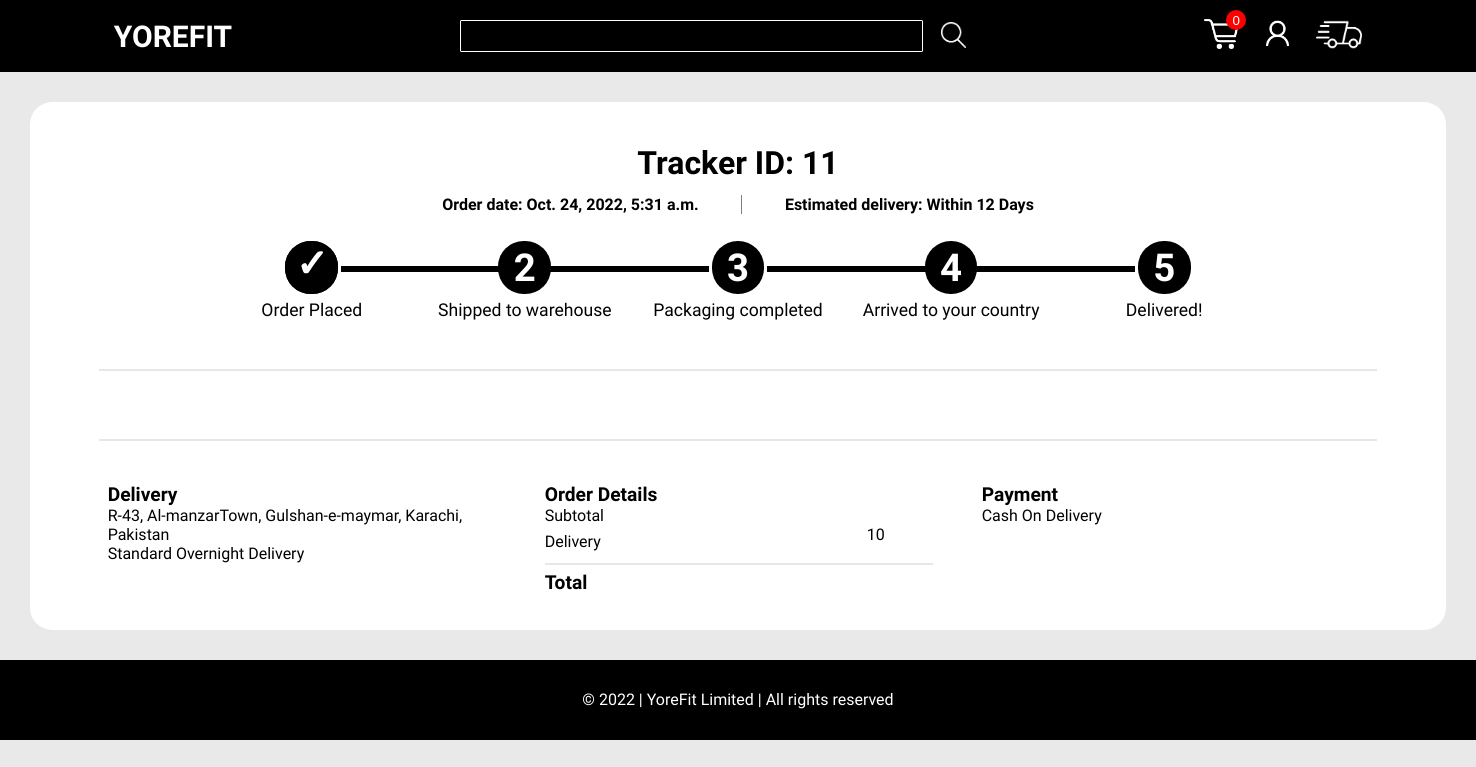
Page /tracker/ (signed in) on the committed database.
### Store/models.py (models this page shows, shortened)
class Order(models.Model):
    order_id = models.BigAutoField(primary_key=True)
    json_field = models.CharField(max_length=99999)
    f_name = models.CharField(max_length=50)
    l_name = models.CharField(max_length=50)
    address = models.TextField(max_length=50)
    city = models.CharField(max_length=50)
    country = models.CharField(max_length=50)
    zip = models.IntegerField()
    contact = models.IntegerField()
    email = models.EmailField(max_length=100)
    time = models.DateTimeField(auto_now_add=True)
    delivery = models.CharField(max_length=10)
    payment = models.CharField(max_length=10)
    user = models.ForeignKey(User, on_delete=models.CASCADE, null=True)

### Store/views.py (the view)
# urls.py: path('tracker/', views.tracker, name='StoreTracker'),
def tracker(request):
    if request.user.is_authenticated:
        orders_ids = Order.objects.filter(user=request.user).values('order_id')
        orders_ids = sorted(orders_ids, key=get_val, reverse=True)
        if len(orders_ids) != 0:
            orders = []
            for order_id in orders_ids:
                order = Order.objects.filter(order_id=order_id['order_id'])
                update_progress = OrderUpdate.objects.filter(order=order[0]).values('progress')
                update = sorted(update_progress, key=get_choices, reverse=True)
                orders.append([order, update])
            params = {'orders': orders}
            return render(request, 'tracker.html', params)
        else:
            params = {'error': 'Looks like you haven\'t placed any orders yet!'}
            return render(request, 'tracker.html', params)
    else:
        return redirect('StoreAccount')

### Store/templatetags/extras.py (called while the page is built)
@register.filter
def returnVal(dic, key):
    return dic[key]

@register.filter(name='zip')
def zip_lists(a, b):
  return zip(a, b)

### Store/views.py (called while the page is built)
def get_val(element):
    return element['order_id']

def get_choices(element):
    return element['progress']

### Store/templates/tracker.html (shortened to what this page needs)
{% extends 'basic.html' %}
{% load static %}
{% load extras %}
{% block link %}
<link rel="stylesheet" href="{% static 'css/main-tracker.css' %}">
{% endblock link %}
{% block main %}
{% if orders %}
    {% for order_s in orders %}
        {% for order, update in order_s.0|zip:order_s.1 %}
                <section class="order">
                    <div class="head">
                        <h5>Tracker ID: <span class="tracker-id">{{order.order_id}}</span></h5>
                        <span class="dates">
                            <p class="order-date">Order date: <span>{{order.time}}</span></p>
                            <p class="est-delivery">Estimated delivery: <span>Within 12 Days</span></p>
                        </span>
                        <div class="progress-bar">
                            <div class="first steps">
                                <p class="step-number step-1 {% if update|returnVal:"progress" >= 1 %}success{% endif %}"><span class="number">1</span></p>
                                <p class="step">Order Placed</p>
                            </div>
                            <div class="second steps">
                                <p class="step-number step-2 {% if update|returnVal:"progress" >= 2 %}success{% endif %}"><span class="number">2</span></p>
                                <p class="step">Shipped to warehouse</p>
                            </div>
                            <div class="third steps">
                                <p class="step-number step-3 {% if update|returnVal:"progress" >= 3 %}success{% endif %}"><span class="number">3</span></p>
                                <p class="step">Packaging completed</p>
                            </div>
                            <div class="fourth steps">
                                <p class="step-number step-4 {% if update|returnVal:"progress" >= 4 %}success{% endif %}"><span class="number">4</span></p>
                                <p class="step">Arrived to your country</p>
                            </div>
                            <div class="fifth steps">
                                <p class="step-number step-5 {% if update|returnVal:"progress" == 5 %}success{% endif %}"><span class="number">5</span></p>
                                <p class="step">Delivered!</p>
                            </div>
                        </div>
                    </div>
                    <hr>
                    <hr>
                    <div class="info">
                        <div class="delivery">
                            <h5 class="head">Delivery</h5>
                            <div class="details">
                                <p class="address">
                                    {{order.address}}, {{order.city}}, {{order.country}}
                                </p>
                                <p class="type">
                                    {% if order.delivery == 'ovn-std' %}Standard Overnight Delivery{% endif %}
                                </p>
                            </div>
                        </div>
                        <div class="order-details">
                            <h5 class="head">Order Details</h5>
                            <div class="details">
                                <p class="subtotal">Subtotal</p><p id="subtotal-amount-{{forloop.parentloop.counter}}" class="subtotal-amount"></p>
                                <p class="delivery">Delivery</p><p id="delivery-amount-{{forloop.parentloop.counter}}" class="delivery-amount">
                                    {% if order.delivery == 'ovn-std' %}10{% endif %}
                                </p>
                                <hr id="hr-1"><hr id="hr-2">
                                <p class="total">Total</p><p id="total-amount-{{forloop.parentloop.counter}}" class="total-amount"></p>
                            </div>
                        </div>
                        <div class="payment">
                            <h5 class="head">Payment</h5>
                            <div class="details">
                                <p class="method">
                                    {% if order.payment == 'cod' %}Cash On Delivery{% endif %}
                                </p>
                            </div>
                        </div>
                    </div>
                </section>
        {% endfor %}
    {% endfor %}
{% endif %}
{% endblock main %}

### Store/static/css/header.css (style rules this page uses)
:root { --bg-color-1--: #ffffff; --bg-color-2--: #000000; }
html { -ms-overflow-style: none; scrollbar-width: none; }
* { margin: 0; padding: 0; }
body { background-color: rgb(234, 233, 233); }

### Store/static/css/main-tracker.css (style rules this page uses)
:root { --bg-color-1--: #ffffff; --bg-color-2--: #000000; --bg-color-3--: #f0efef; }
.success::before { content: "\2713"; position: absolute; z-index: 2; background-color: var(--bg-color-2--); width: 3.3rem; height: 3.3rem; font-size: 2.4rem; border-radius: 1.6rem; }
main hr { width: 90%; margin: 6px 0; border: 0.001rem solid rgb(231, 231, 231); }
main .order { margin: 2%; width: 96%; background-color: var(--bg-color-1--); display: flex; justify-content: center; align-items: center; flex-direction: column; border-radius: 1.4rem; }
main .order > .head { margin: 3%; width: 94%; display: flex; justify-content: center; align-items: center; flex-direction: column; }
main .order .head h5 { font-size: 2rem; }
main .order .head .dates { width: 160%; font-size: 1rem; display: flex; justify-content: center; align-items: center; margin: 1%; }
main .order .head .dates .order-date { border-right: 1px solid gray; padding-right: 2%; font-weight: 600; }
main .order .head .dates .est-delivery { padding-left: 2%; font-weight: 600; }
main .order .head .progress-bar { margin-top: 1%; width: 80%; display: grid; grid-template-columns: repeat(5, 1fr); justify-content: center; }
main .order .head .progress-bar .second .step-number::after { position: absolute; content: ""; width: 23rem; height: 0.4rem; background-color: var(--bg-color-2--); top: 47%; }
main .order .head .progress-bar .fourth .step-number::after { position: absolute; content: ""; width: 23rem; height: 0.4rem; background-color: var(--bg-color-2--); top: 47%; }
main .order .head .progress-bar .steps { display: grid; justify-content: center; align-items: center; grid-template-columns: 1fr; }
main .order .head .progress-bar .steps .step-number { width: 3.3rem; height: 3.3rem; font-size: 2.4rem; border-radius: 1.6rem; font-weight: 600; background-color: var(--bg-color-2--); color: var(--bg-color-1--); display: flex; justify-content: center; align-items: center; text-align: center; position: relative; align-self: center; justify-self: center; }
main .order .head .progress-bar .steps .step-number .number { z-index: 1; }
main .order .head .progress-bar .steps .step { margin-top: 3%; text-align: center; font-size: 1.1rem; font-weight: 500; align-self: center; justify-self: center; }
main .info { display: grid; gap: 4%; grid-template-columns: 1fr 1fr 1fr; margin: 2%; }
main .info .delivery { display: flex; flex-direction: column; margin: 2% 0; }
main .info .delivery .head { font-size: 1.2rem; }
main .info .delivery .details { display: flex; flex-direction: column; font-weight: 500; }
main .info .order-details { display: flex; flex-direction: column; margin: 2% 0; }
main .info .order-details .head { font-size: 1.2rem; }
main .info .order-details .details { display: grid; grid-template-columns: 5fr 1fr; font-weight: 500; }
main .info .order-details .details hr { width: 100%; }
main .info .order-details .details .total { font-size: 1.2rem; font-weight: 600; }
main .info .order-details .details .total-amount { font-weight: 700; }
main .info .payment { display: flex; flex-direction: column; margin: 2% 0; }
main .info .payment .head { font-size: 1.2rem; }
main .info .details { font-weight: 500; }

### rows in the picture
Order: order_id "11", time "Oct. 24, 2022, 5:31 a.m.", address "R-43, Al-manzarTown, Gulshan-e-maymar", city "Karachi", country "Pakistan", delivery "Standard Overnight Delivery", payment "Cash On Delivery"
